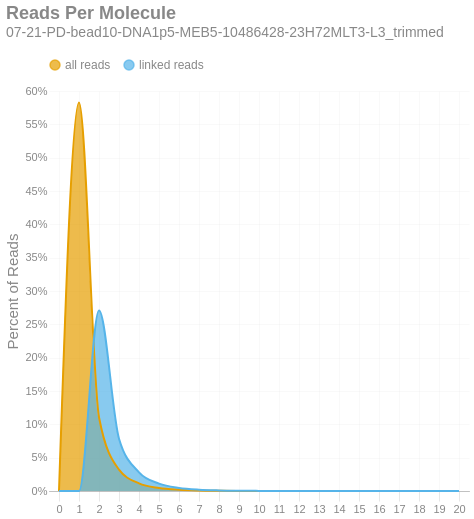

The code cell stored with this chart in its notebook:
### Markdown cell above
### Reads per Molecule
This chart shows the distribution of the number of reads per linked molecule. That is, how many alignments are associated with a unique molecule. This excludes the number of reads associated with invalid or absent linked-read barcodes. The `linked` histogram is the percentages recalculated when disregarding singletons.

### Code cell
if SKIPLR:
    print_html(f"Skipped")
else:

    binned_counts = np.bincount(valids['reads'].astype(int))
    all_perc = (binned_counts / n_reads)
    linked_perc = (binned_counts / n_linked_reads)
    linked_perc[1] = 0
    binned_df = pd.DataFrame({
        'readsper': range(len(binned_counts)),
        'all reads': all_perc,
        'linked reads': linked_perc
    })
    with SafeRender(binned_df):
        (
            density_plot(binned_df, 'Reads Per Molecule', samplename, 'readspmol')
            .encode(
                x=alt.X('readsper:O', title=None).axis(labelAngle=0)
                    .scale(domainMax= binned_df['readsper'].max()),
                y=alt.Y('value:Q', title='Percent of Reads')
                    .axis(format='%')
                    .stack(False),
                color=alt.Color("key:N").scale(domain = ["all reads", "linked reads"]),
                tooltip = [
                    alt.Tooltip("key:N", title = "Data Type"),
                    alt.Tooltip("readsper:O", title="Reads Per Molecule"),
                    alt.Tooltip("value:Q", format = ".2%", title="% Reads")
                ]
            )
        ).display()

### Figure 1 — Vega-Lite specification as saved in the notebook (floating-point values rounded to 4 significant figures)
{"width": "container", "height": 400, "config": {"title": {"anchor": "start", "dy": -15, "fontSize": 18, "color": "#888888", "subtitleColor": "#888888", "subtitleFontSize": 14}, "arc": {"fill": "#0072B2"}, "axis": {"domainColor": "#888888", "domainWidth": 0.5, "gridWidth": 0.2, "grid": false, "titleFontWeight": 400, "titleFontSize": 15, "labelFontSize": 11, "labelColor": "#888888", "tickColor": "#888888", "tickWidth": 0.2, "titleColor": "#888888"}, "axisBand": {"grid": false}, "axisX": {"grid": true, "tickSize": 10, "domainCap": "round"}, "axisY": {"domain": false, "grid": true, "tickSize": 0, "domainCap": "round"}, "background": "transparent", "header": {"labelFontSize": 15, "labelColor": "#888888", "titleFontSize": 15, "titleFontWeight": 600, "titleColor": "#888888"}, "legend": {"labelFont": "sans-serif", "labelFontSize": 12, "labelColor": "#888888", "symbolSize": 100, "symbolType": "circle", "titleFontSize": 12, "titlePadding": 10, "titleColor": "#888888", "title": null, "orient": "top"}, "range": {"category": ["#E69F00", "#56B4E9", "#009E73", "#F0E442", "#0072B2", "#D55E00", "#CC79A7", "#000000"], "diverging": ["#cfe8f3", "#a2d4ec", "#73bfe2", "#46abdb", "#1696d2", "#12719e"]}, "area": {"fill": "#0072B2", "fillOpacity": 0.7, "line": true, "strokeOpacity": 0.7}, "line": {"color": "#0072B2", "stroke": "#0072B2", "strokeWidth": 2}, "trail": {"color": "#0072B2", "stroke": "#0072B2", "strokeWidth": 0, "size": 1}, "point": {"filled": true}, "text": {"color": "#888888", "fontSize": 11, "align": "right", "fontWeight": 400, "size": 11}, "bar": {"fill": "#0072B2", "stroke": null}, "view": {"stroke": null, "continuousWidth": 660, "continuousHeight": 400}}, "data": {"name": "data-91e81a2b5974cd2c9556be477597e7ae"}, "mark": {"type": "area", "interpolate": "monotone"}, "encoding": {"color": {"field": "key", "scale": {"domain": ["all reads", "linked reads"]}, "type": "nominal"}, "tooltip": [{"field": "key", "title": "Data Type", "type": "nominal"}, {"field": "readsper", "title": "Reads Per Molecule", "type": "ordinal"}, {"field": "value", "format": ".2%", "title": "% Reads", "type": "quantitative"}], "x": {"axis": {"labelAngle": 0}, "field": "readsper", "scale": {"domainMax": 20.0}, "title": null, "type": "ordinal"}, "y": {"axis": {"format": "%"}, "field": "value", "stack": false, "title": "Percent of Reads", "type": "quantitative"}}, "params": [{"name": "param_c36ac31b6afebe62", "select": {"type": "point", "fields": ["key"]}, "bind": "legend"}], "title": {"text": "Reads Per Molecule", "subtitle": "07-21-PD-bead10-DNA1p5-MEB5-10486428-23H72MLT3-L3_trimmed"}, "transform": [{"fold": ["all reads", "linked reads"]}, {"filter": {"param": "param_c36ac31b6afebe62"}}], "usermeta": {"embedOptions": {"downloadFileName": "07-21-PD-bead10-DNA1p5-MEB5-10486428-23H72MLT3-L3_trimmed.readspmol"}}, "$schema": "https://vega.github.io/schema/vega-lite/v6.4.1.json", "datasets": {"data-91e81a2b5974cd2c9556be477597e7ae": [{"readsper": 0, "all reads": 0.0, "linked reads": 0.0}, {"readsper": 1, "all reads": 0.5829, "linked reads": 0.0}, {"readsper": 2, "all reads": 0.1107, "linked reads": 0.2707}, {"readsper": 3, "all reads": 0.03209, "linked reads": 0.07847}, {"readsper": 4, "all reads": 0.01144, "linked reads": 0.02798}, {"readsper": 5, "all reads": 0.00453, "linked reads": 0.01108}, {"readsper": 6, "all reads": 0.001888, "linked reads": 0.004618}, {"readsper": 7, "all reads": 0.0008049, "linked reads": 0.001969}, {"readsper": 8, "all reads": 0.0003623, "linked reads": 0.000886}, {"readsper": 9, "all reads": 0.0001619, "linked reads": 0.0003959}, {"readsper": 10, "all reads": 7.546e-05, "linked reads": 0.0001845}, {"readsper": 11, "all reads": 3.351e-05, "linked reads": 8.196e-05}, {"readsper": 12, "all reads": 1.54e-05, "linked reads": 3.767e-05}, {"readsper": 13, "all reads": 7.602e-06, "linked reads": 1.859e-05}, {"readsper": 14, "all reads": 3.184e-06, "linked reads": 7.787e-06}, {"readsper": 15, "all reads": 1.672e-06, "linked reads": 4.088e-06}, {"readsper": 16, "all reads": 8.756e-07, "linked reads": 2.141e-06}, {"readsper": 17, "all reads": 2.388e-07, "linked reads": 5.84e-07}, {"readsper": 18, "all reads": 1.194e-07, "linked reads": 2.92e-07}, {"readsper": 19, "all reads": 1.194e-07, "linked reads": 2.92e-07}, {"readsper": 20, "all reads": 3.98e-08, "linked reads": 9.734e-08}]}}
